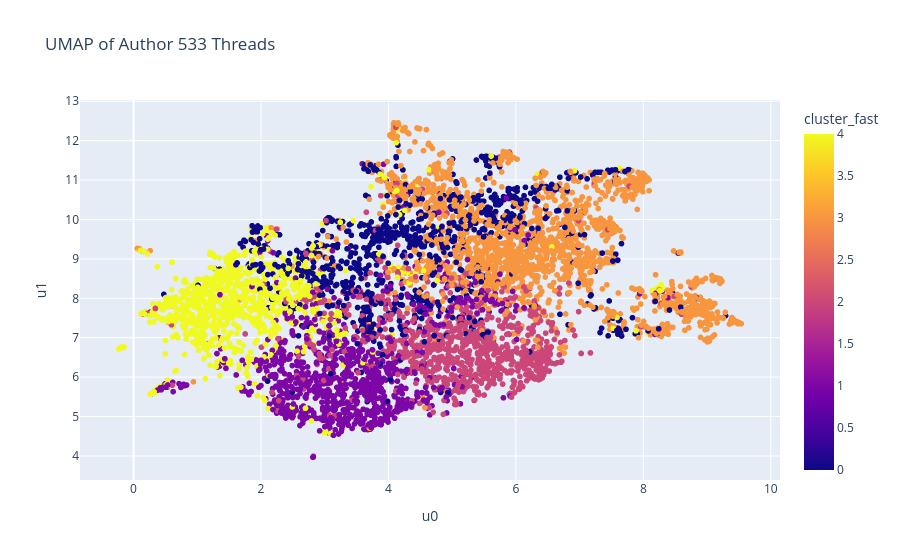

This figure's notebook cell:
### Markdown cell above
## UMAP visualisation

### Code cell
import numpy as np

# 1) stack the full-dim embeddings
raw = np.stack(threads_df['embedding'].values)

# 2) reduce to 2D
umap2d = umap.UMAP(
    n_neighbors=15,
    min_dist=0.1,
    metric='cosine',
    random_state=0
).fit_transform(raw)

# 3) assign to df
threads_df[['u0','u1']] = umap2d

# 4) prepare human-readable hover columns
def to_str(x, max_len=120):
    if isinstance(x, (bytes, bytearray)):
        x = x.decode('utf-8', errors='replace')
    s = str(x)
    #return s[:max_len] + ('…' if len(s) > max_len else '')
    return s

threads_df['blob_str'] = threads_df['blob'].apply(to_str)
threads_df['hash_str'] = threads_df['hash'].apply(
    lambda h: h.hex() if isinstance(h, (bytes, bytearray)) else str(h)
)

# 5) scatter
fig = px.scatter(
    threads_df,
    x='u0', y='u1',
    color='cluster_fast',
    hover_data=['hash_str', 'blob_str'],
    title='UMAP of Author 533 Threads'
)
fig.show()

### Figure 1 — Plotly figure (JSON) as saved in the notebook; plotly's stock layout.template omitted (floating-point values rounded to 4 significant figures; data arrays with more than 128 entries replaced by an {"elided": "..."} marker saying what was removed)
{"data": [{"customdata": {"elided": "6098x2 str values"}, "hovertemplate": "u0=%{x}<br>u1=%{y}<br>hash_str=%{customdata[0]}<br>blob_str=%{customdata[1]}<br>cluster_fast=%{marker.color}<extra></extra>", "legendgroup": "", "marker": {"color": {"elided": "6098 int values"}, "coloraxis": "coloraxis", "symbol": "circle"}, "mode": "markers", "name": "", "showlegend": false, "type": "scattergl", "x": {"elided": "6098 float values"}, "xaxis": "x", "y": {"elided": "6098 float values"}, "yaxis": "y"}], "layout": {"coloraxis": {"colorbar": {"title": {"text": "cluster_fast"}}, "colorscale": [[0, "#0d0887"], [0.1111, "#46039f"], [0.2222, "#7201a8"], [0.3333, "#9c179e"], [0.4444, "#bd3786"], [0.5556, "#d8576b"], [0.6667, "#ed7953"], [0.7778, "#fb9f3a"], [0.8889, "#fdca26"], [1, "#f0f921"]]}, "legend": {"tracegroupgap": 0}, "title": {"text": "UMAP of Author 533 Threads"}, "xaxis": {"anchor": "y", "domain": [0, 1], "title": {"text": "u0"}}, "yaxis": {"anchor": "x", "domain": [0, 1], "title": {"text": "u1"}}}}
